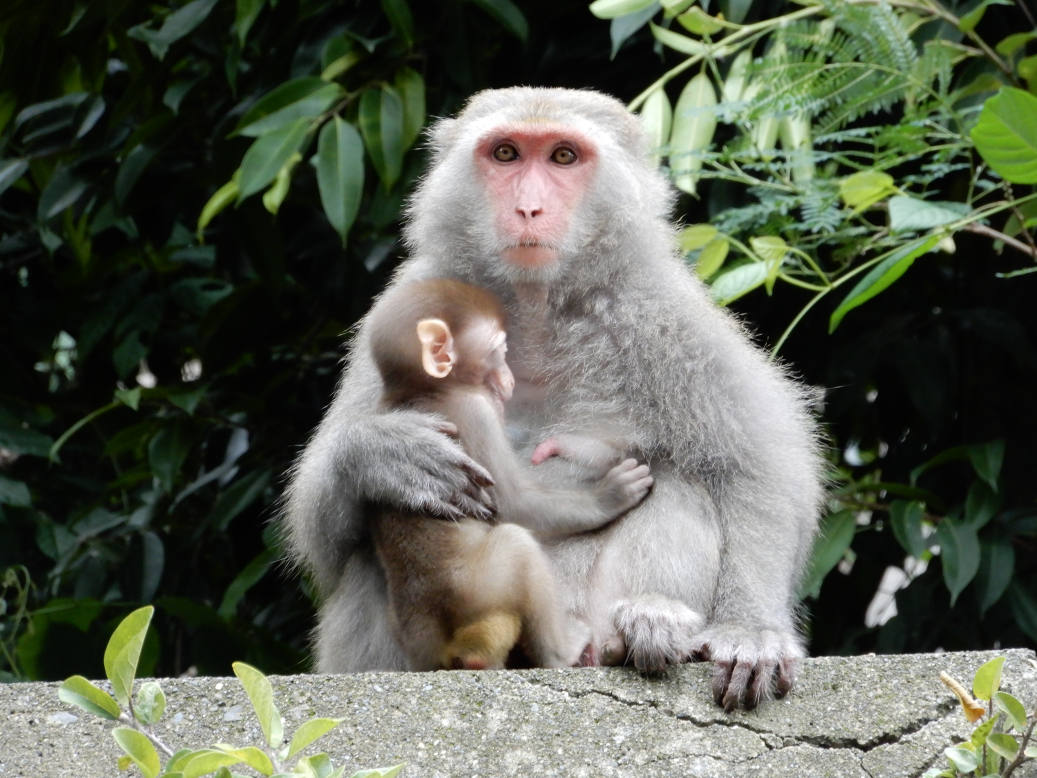
#> input picture Monkey.jpg, 5184 x 3888 px, found by its file name (shown at 1/5 size)
$ python Graph_Experiment_FT_IFT.py
#> lines starting #> are read from the running program, lines starting #| are printed output that depends on the picture
import cv2
import matplotlib.pyplot as plt
import numpy as np

imag1 = cv2.imread('Monkey.jpg')
#> imag1 is the input picture: shape (3888, 5184, 3); mean B, G, R 84.2, 97.4, 92.5
imag2 = cv2.imread('Cat.jpg')
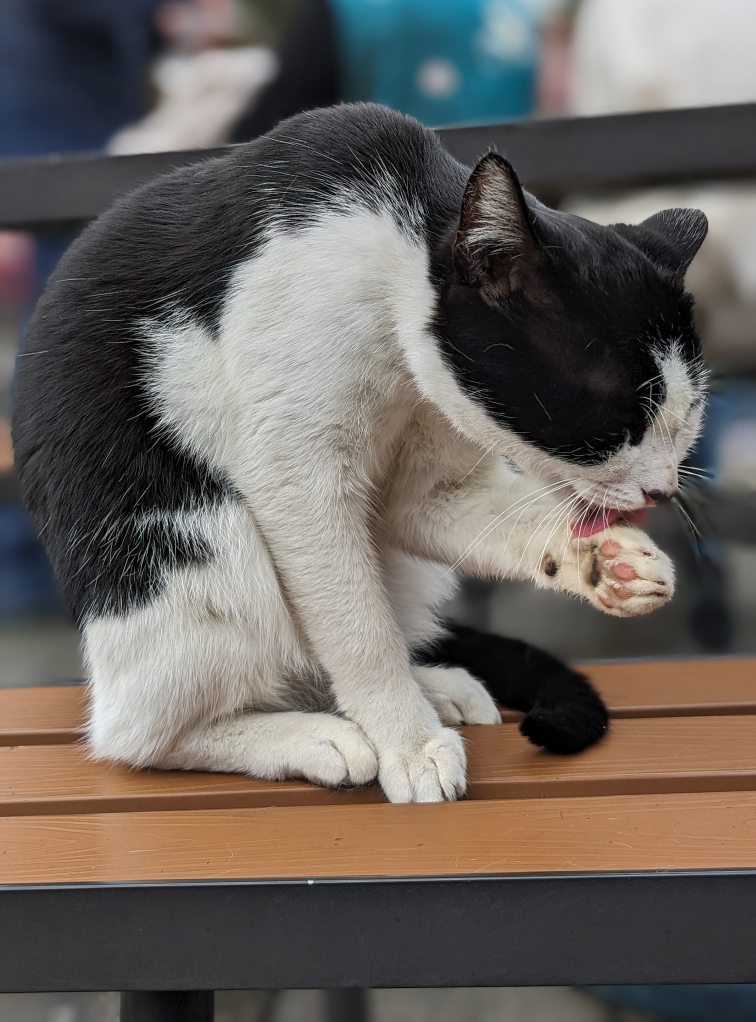
#> input picture Cat.jpg, 2268 x 3064 px, found by its file name (shown at 1/3 size)
#> imag2 is the input picture: shape (3064, 2268, 3); mean B, G, R 94, 98.9, 104.9

imag1 = cv2.resize(imag1, (1000,1000))
#> imag1: shape (1000, 1000, 3)
imag2 = cv2.resize(imag2, (1000,1000))
#> imag2: shape (1000, 1000, 3)

b1, g1, r1= cv2.split(imag1)
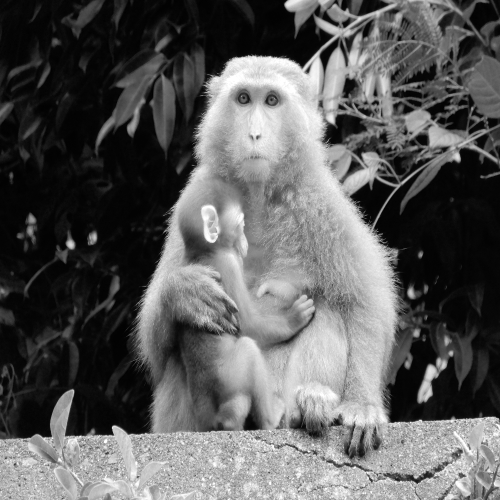
#> r1: shape (1000, 1000) (shown at 1/2 size); min 0, max 255, mean 92.3
b2, g2, r2= cv2.split(imag2)
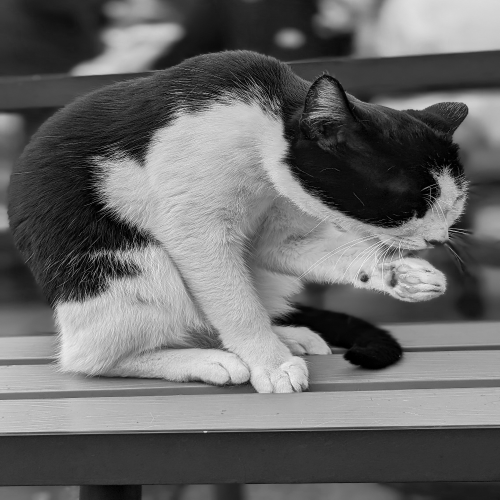
#> r2: shape (1000, 1000) (shown at 1/2 size); min 0, max 255, mean 104.8

fr1 = np.fft.fft2(r1)
fb1 = np.fft.fft2(b1)
fg1 = np.fft.fft2(g1)
fr2 = np.fft.fft2(r2)
fb2 = np.fft.fft2(b2)
fg2 = np.fft.fft2(g2)

ampr1 = np.abs(fr1)
ampg1 = np.abs(fg1)
ampb1 = np.abs(fb1)
ampr2 = np.abs(fr2)
ampg2 = np.abs(fg2)
ampb2 = np.abs(fb2)

phase_r1 = np.angle(fr1)
phase_g1 = np.angle(fg1)
phase_b1 = np.angle(fb1)
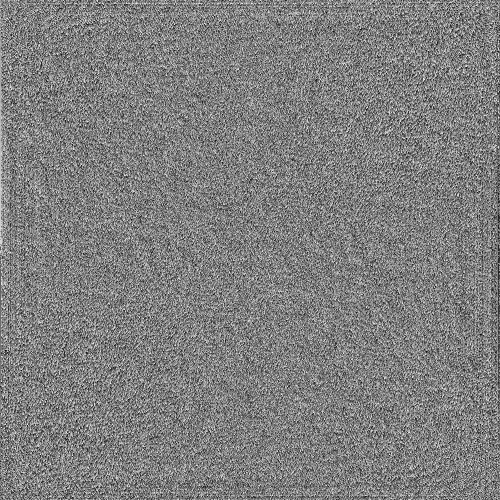
#> phase_b1: shape (1000, 1000) float64 (shown at 1/2 size); min -3.14, max 3.14, mean -3.14e-06; drawn with min black and max white
phase_r2 = np.angle(fr2)
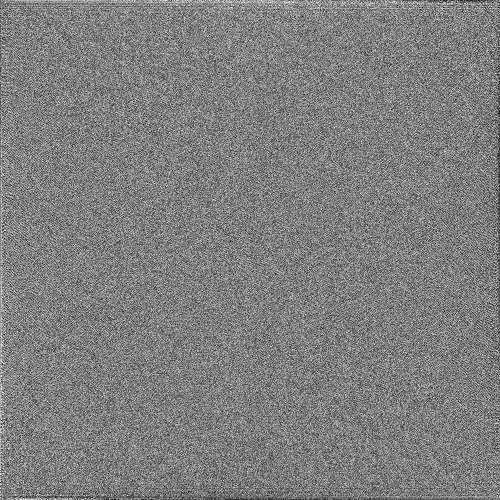
#> phase_r2: shape (1000, 1000) float64 (shown at 1/2 size); min -3.14, max 3.14, mean -3.14e-06; drawn with min black and max white
phase_g2 = np.angle(fg2)
phase_b2 = np.angle(fb2)

mix_r = ampr1 * np.exp(1j * phase_r2)
mix_g = ampg1 * np.exp(1j * phase_g2)
mix_b = ampb1 * np.exp(1j * phase_b2)

img_r_new = np.fft.ifft2(mix_r).real
img_g_new = np.fft.ifft2(mix_g).real
img_b_new = np.fft.ifft2(mix_b).real
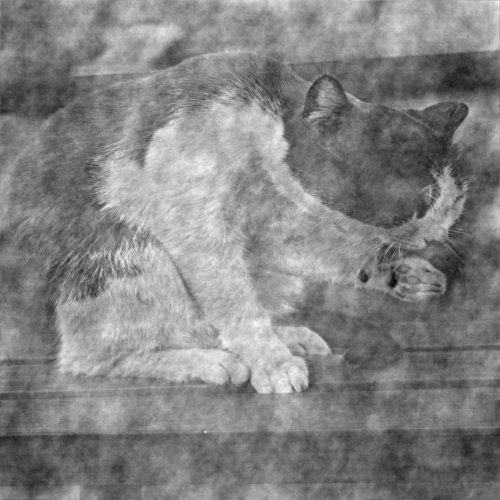
#> img_b_new: shape (1000, 1000) float64 (shown at 1/2 size); min -181.4, max 332.9, mean 84.1; drawn with min black and max white

img_combined = cv2.merge([img_b_new, img_g_new, img_r_new])
img_combined = np.uint8(np.clip(img_combined, 0, 255))
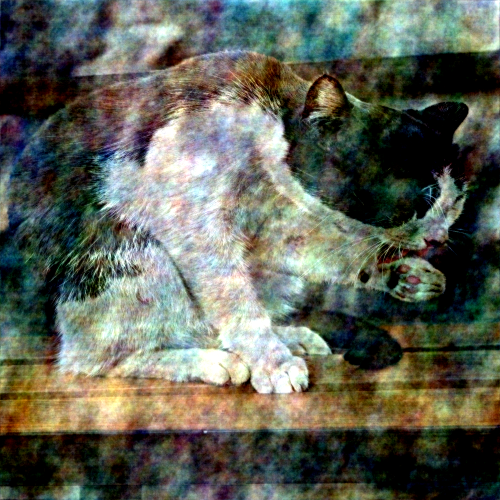
#> img_combined: shape (1000, 1000, 3) (shown at 1/2 size); mean of channels 0, 1, 2 87.6, 99.4, 95.6; drawn as B, G, R
img_combined_rgb = cv2.cvtColor(img_combined, cv2.COLOR_BGR2RGB)

plt.figure()
plt.imshow(img_combined_rgb)
plt.axis('off')
plt.show()
